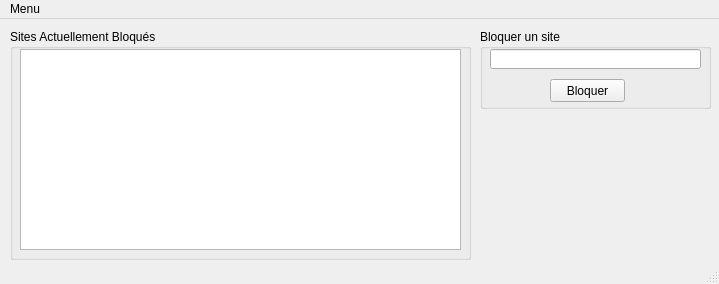
<?xml version="1.0" encoding="UTF-8"?>
<ui version="4.0">
 <class>MainWindow</class>
 <widget class="QMainWindow" name="MainWindow">
  <property name="geometry">
   <rect>
    <x>0</x>
    <y>0</y>
    <width>719</width>
    <height>284</height>
   </rect>
  </property>
  <property name="windowTitle">
   <string>I Don't Want You</string>
  </property>
  <property name="windowIcon">
   <iconset resource="images.qrc">
    <normaloff>:/images/stop.ico</normaloff>:/images/stop.ico</iconset>
  </property>
  <widget class="QWidget" name="centralwidget">
   <widget class="QGroupBox" name="blockedSitesGroupBox">
    <property name="geometry">
     <rect>
      <x>10</x>
      <y>10</y>
      <width>461</width>
      <height>231</height>
     </rect>
    </property>
    <property name="mouseTracking">
     <bool>true</bool>
    </property>
    <property name="tabletTracking">
     <bool>true</bool>
    </property>
    <property name="title">
     <string>Sites Actuellement Bloqués</string>
    </property>
    <property name="checkable">
     <bool>false</bool>
    </property>
    <widget class="QListWidget" name="blockedSitesListWidget">
     <property name="geometry">
      <rect>
       <x>10</x>
       <y>20</y>
       <width>441</width>
       <height>201</height>
      </rect>
     </property>
    </widget>
   </widget>
   <widget class="QGroupBox" name="siteToBlockGroupBox">
    <property name="geometry">
     <rect>
      <x>480</x>
      <y>10</y>
      <width>231</width>
      <height>80</height>
     </rect>
    </property>
    <property name="title">
     <string>Bloquer un site</string>
    </property>
    <widget class="QLineEdit" name="siteToBlockLineEdit">
     <property name="geometry">
      <rect>
       <x>10</x>
       <y>20</y>
       <width>211</width>
       <height>20</height>
      </rect>
     </property>
    </widget>
    <widget class="QPushButton" name="blockButton">
     <property name="geometry">
      <rect>
       <x>70</x>
       <y>50</y>
       <width>75</width>
       <height>23</height>
      </rect>
     </property>
     <property name="text">
      <string>Bloquer</string>
     </property>
    </widget>
   </widget>
   <widget class="QLabel" name="logoLabel">
    <property name="geometry">
     <rect>
      <x>480</x>
      <y>90</y>
      <width>231</width>
      <height>151</height>
     </rect>
    </property>
    <property name="text">
     <string/>
    </property>
    <property name="pixmap">
     <pixmap resource="images.qrc">:/images/kraken.png</pixmap>
    </property>
    <property name="scaledContents">
     <bool>true</bool>
    </property>
   </widget>
  </widget>
  <widget class="QMenuBar" name="menubar">
   <property name="geometry">
    <rect>
     <x>0</x>
     <y>0</y>
     <width>719</width>
     <height>21</height>
    </rect>
   </property>
   <widget class="QMenu" name="menuMenu">
    <property name="title">
     <string>Menu</string>
    </property>
    <addaction name="actionAdministrateur"/>
    <addaction name="actionReset"/>
   </widget>
   <addaction name="menuMenu"/>
  </widget>
  <widget class="QStatusBar" name="statusbar"/>
  <action name="actionAdministrateur">
   <property name="text">
    <string>Administrateur</string>
   </property>
  </action>
  <action name="actionReset">
   <property name="text">
    <string>Reset</string>
   </property>
   <property name="visible">
    <bool>false</bool>
   </property>
  </action>
 </widget>
 <resources>
  <include location="images.qrc"/>
 </resources>
 <connections/>
</ui>
